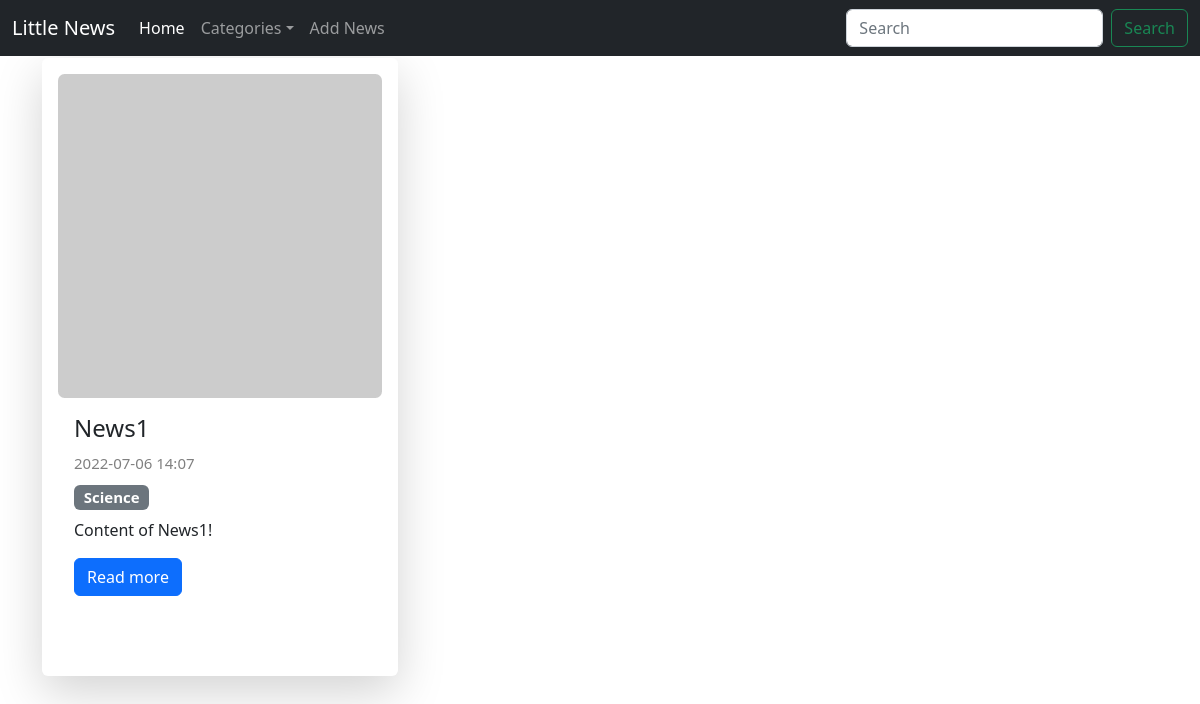
Page /category/3/ on the earlier database version.
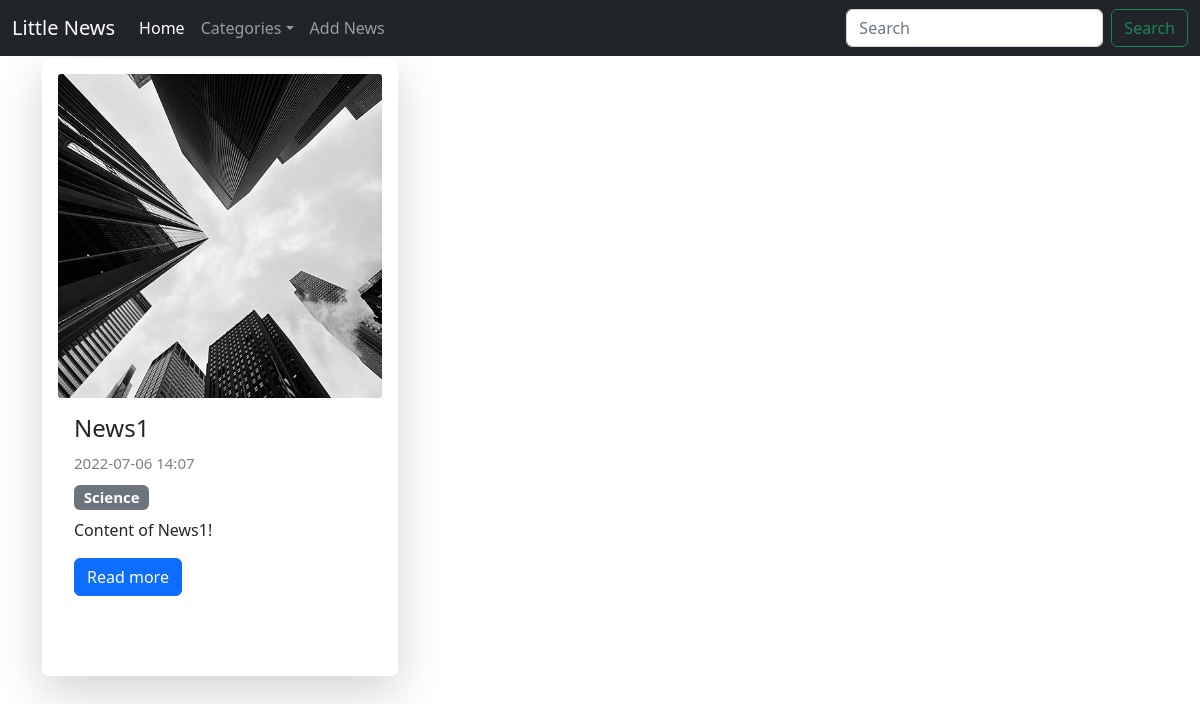
Same page on the later database version.
### news/models.py (models this page shows, shortened)
class News(models.Model):
    title = models.CharField(max_length=150)
    content = models.TextField(blank=True)
    created_at = models.DateTimeField(auto_now_add=True)
    updated_at = models.DateTimeField(auto_now=True)
    photo = models.ImageField(upload_to='photos/%Y/%m/%d/', blank=True)
    is_published = models.BooleanField(default=True)
    category = models.ForeignKey('Category', on_delete=models.PROTECT, null=True)
    def get_absolute_url(self):
        return reverse("view_news", kwargs={"news_id": self.pk})
    class Meta:
        verbose_name = 'News'
        verbose_name_plural = 'News'
        ordering = ['-created_at']

class Category(models.Model):
    title = models.CharField(max_length=150, db_index=True, verbose_name="Name of category")
    def __str__(self):
        return self.title
    class Meta:
        verbose_name = 'Category'
        verbose_name_plural = 'Category'
        ordering = ['title']

### news/views.py (the view)
# urls.py: path('category/<int:category_id>/', get_category, name='category'),
def get_category(request, category_id):
    news = News.objects.filter(category_id = category_id)
    categories = Category.objects.all()
    category = Category.objects.get(pk = category_id)
    context = {
        'news': news,
        'categories': categories,
        'category':category,
    }
    return render(request, 'news/categories.html',context)

### news/templates/news/categories.html (shortened to what this page needs)
{% extends 'base.html' %}
{% block content %}
<div class="row row-cols-1 row-cols-md-3 g-4">
        {% for item in news %}
          <div class="col" style="margin: 10px 0 10px 0;">
            <div class="card h-100 shadow-lg p-3 mb-5 bg-body rounded" style="border:0px;">
              {% if item.photo %}
                <img src="{{ item.photo.url }}" class="card-img-top" alt="#" style="border-radius: 1%;" />
              {% else %}
                <img src="https://picsum.photos/500/500" class="card-img-top" alt="#" style="border-radius: 2%;" />
              {% endif %}
              <div class="card-body">
                <h4 class="card-title">{{ item.title }}
                </h4>
                 <span class="card-text" style="color: grey; font-size: 15px;">{{ item.created_at|date:'Y-m-d H:m' }}</span>
                 <h5><span class="badge bg-secondary" style=" margin:10px 0 0px 0;">{{ item.category }}</span>
                </h5>
                <p class="card-text">{{ item.content|safe|linebreaksbr|truncatewords:50 }}</p>
                <a href="{{ item.get_absolute_url }}" class="btn btn-primary">Read more</a>
              </div>
            </div>
          </div>
        {% endfor %}
      </div>
{% endblock content %}

Differences in the rows shown:
changed News "News1": photo: picture added
